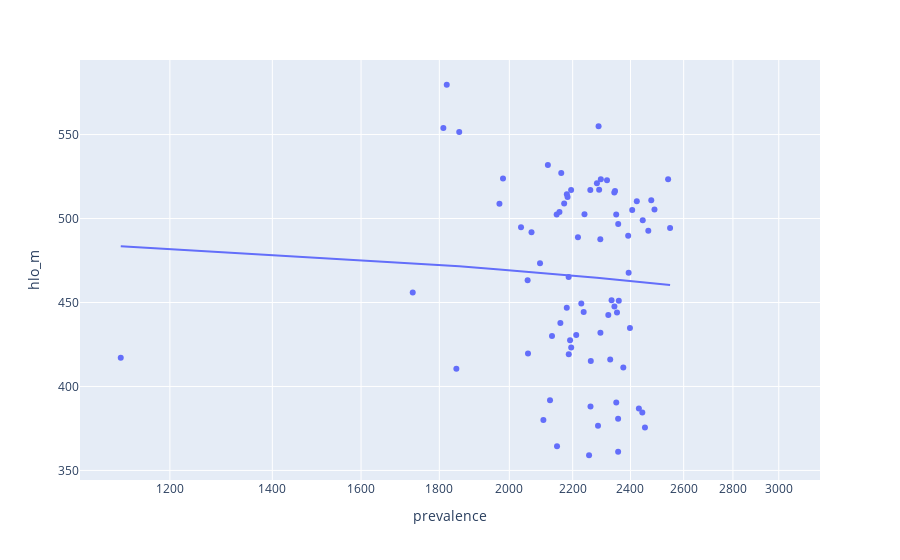

Notebook source saved alongside this figure:
### Code cell
# scatterplot (diagnosis x learning score) for young males

result = diag_maleyouth[(diag_maleyouth['year'] == 2015) & (diag_maleyouth['cause'] == 'Depressive disorders')]

fig = px.scatter(result, 
           x="prevalence", 
           y="hlo_m", 
           trendline = 'ols',
           #animation_frame="year",
          # animation_group="location",
          # size="prevalence",
           hover_name="location",
           log_x=True)#,
           #size_max=55,
           #range_x=[0,10000],
           #range_y=[0,50],)


fig.show()

### Figure 1 — Plotly figure (JSON) as saved in the notebook; plotly's stock layout.template omitted (floating-point values rounded to 4 significant figures; data arrays with more than 128 entries replaced by an {"elided": "..."} marker saying what was removed)
{"data": [{"hovertemplate": "<b>%{hovertext}</b><br><br>prevalence=%{x}<br>hlo_m=%{y}<extra></extra>", "hovertext": {"elided": "204 str values"}, "legendgroup": "", "marker": {"color": "#636efa", "symbol": "circle"}, "mode": "markers", "name": "", "orientation": "v", "showlegend": false, "type": "scatter", "x": {"elided": "204 float values"}, "xaxis": "x", "y": {"elided": "204 float values"}, "yaxis": "y"}, {"hovertemplate": "<b>OLS trendline</b><br>hlo_m = -0.0161032 * prevalence + 501.434<br>R<sup>2</sup>=0.003977<br><br>prevalence=%{x}<br>hlo_m=%{y} <b>(trend)</b><extra></extra>", "legendgroup": "", "marker": {"color": "#636efa", "symbol": "circle"}, "mode": "lines", "name": "", "showlegend": false, "type": "scatter", "x": [1114.0, 1729.0, 1811.0, 1820.0, 1847.0, 1855.0, 1970.0, 1981.0, 2036.0, 2056.0, 2057.0, 2068.0, 2095.0, 2105.0, 2119.0, 2126.0, 2133.0, 2148.0, 2149.0, 2157.0, 2160.0, 2163.0, 2172.0, 2181.0, 2181.0, 2183.0, 2187.0, 2187.0, 2191.0, 2195.0, 2195.0, 2212.0, 2218.0, 2229.0, 2237.0, 2239.0, 2255.0, 2259.0, 2260.0, 2261.0, 2282.0, 2286.0, 2288.0, 2289.0, 2293.0, 2294.0, 2295.0, 2317.0, 2321.0, 2328.0, 2333.0, 2342.0, 2343.0, 2345.0, 2349.0, 2349.0, 2352.0, 2356.0, 2356.0, 2356.0, 2358.0, 2374.0, 2392.0, 2393.0, 2398.0, 2406.0, 2423.0, 2430.0, 2443.0, 2445.0, 2453.0, 2465.0, 2476.0, 2488.0, 2540.0, 2547.0], "xaxis": "x", "y": [483.5, 473.6, 472.3, 472.1, 471.7, 471.6, 469.7, 469.5, 468.7, 468.3, 468.3, 468.1, 467.7, 467.5, 467.3, 467.2, 467.1, 466.8, 466.8, 466.7, 466.7, 466.6, 466.5, 466.3, 466.3, 466.3, 466.2, 466.2, 466.1, 466.1, 466.1, 465.8, 465.7, 465.5, 465.4, 465.4, 465.1, 465.1, 465.0, 465.0, 464.7, 464.6, 464.6, 464.6, 464.5, 464.5, 464.5, 464.1, 464.1, 463.9, 463.9, 463.7, 463.7, 463.7, 463.6, 463.6, 463.6, 463.5, 463.5, 463.5, 463.5, 463.2, 462.9, 462.9, 462.8, 462.7, 462.4, 462.3, 462.1, 462.1, 461.9, 461.7, 461.6, 461.4, 460.5, 460.4], "yaxis": "y"}], "layout": {"legend": {"tracegroupgap": 0}, "margin": {"t": 60}, "xaxis": {"anchor": "y", "domain": [0, 1], "title": {"text": "prevalence"}, "type": "log"}, "yaxis": {"anchor": "x", "domain": [0, 1], "title": {"text": "hlo_m"}}}}
